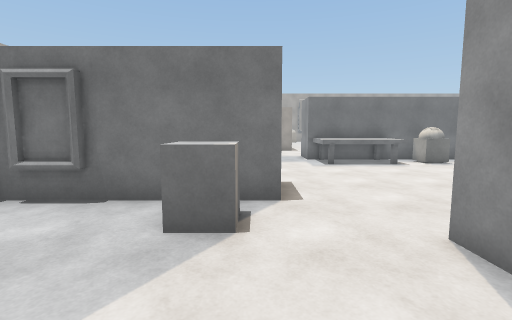
[1] (above)

22 first-person views from a walk through a 3-D level made in the Unity game engine. The camera is 1.4 m above the floor, tilts 6° down and sees 85° across. The floor is counted in squares, 1 m on a side. Each view is taken from the middle of a square. On the plan, view 1 faces up. The plan holds only what a view shows up to about 14 squares ahead; the rest is blank. The place goes on beyond the plan. Surface patterns are stand-ins for the level's own textures.

[2]
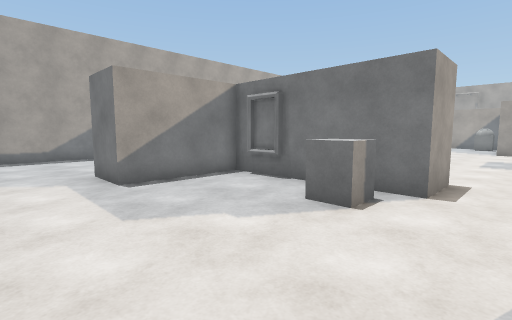

[3]
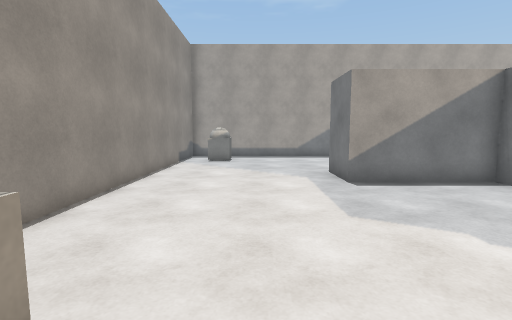

[4]
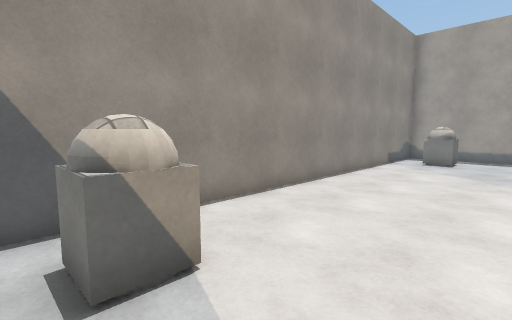

[5]
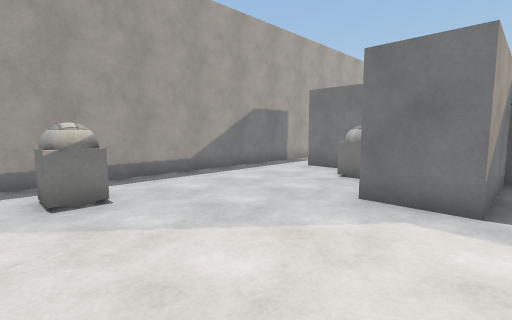

[6]
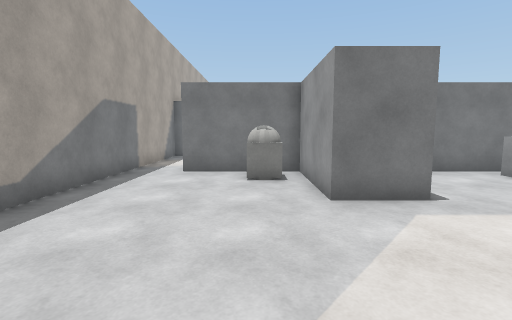

[7]
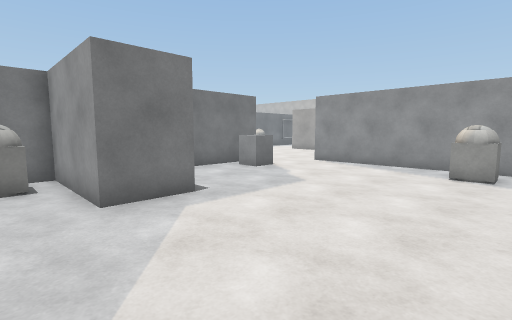

[8]
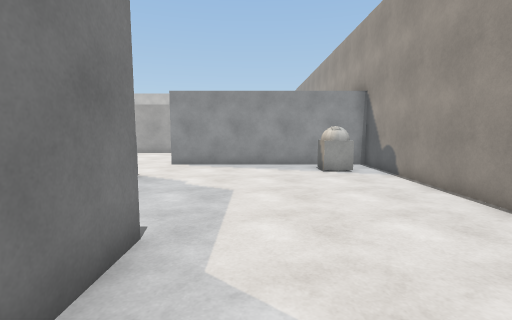

[9]
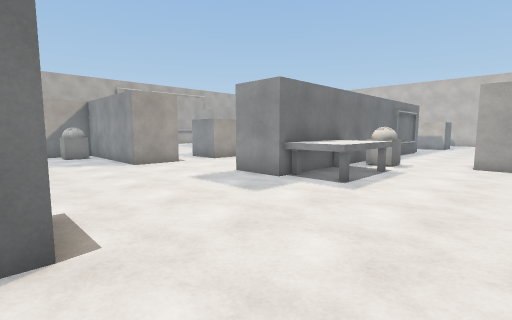

[10]
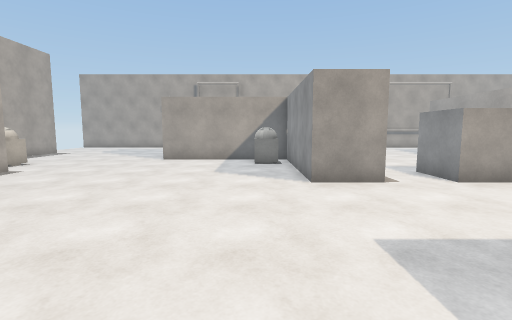

[11]
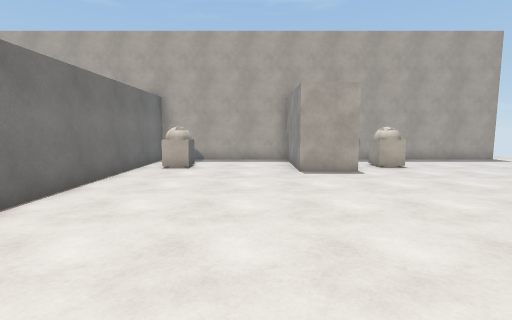

[12]
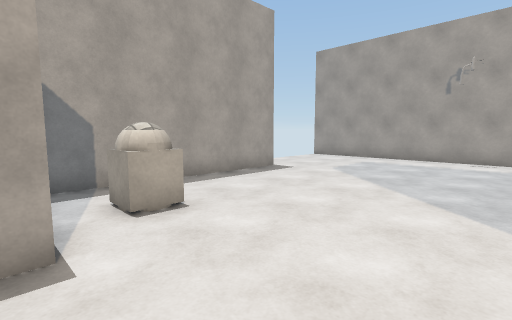

[13]
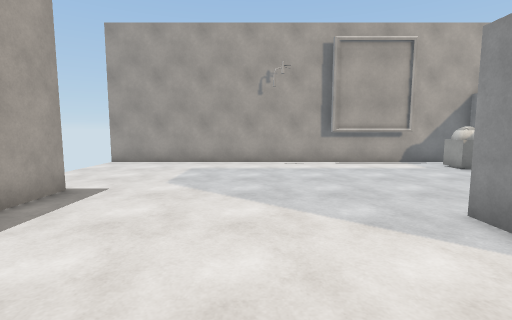

[14]
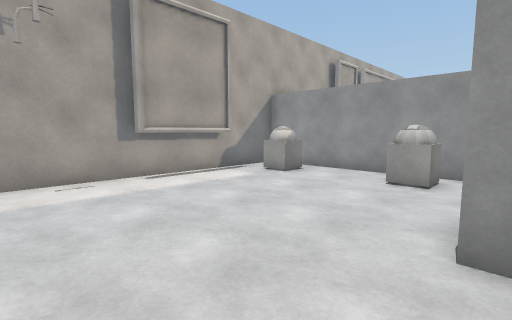

[15]
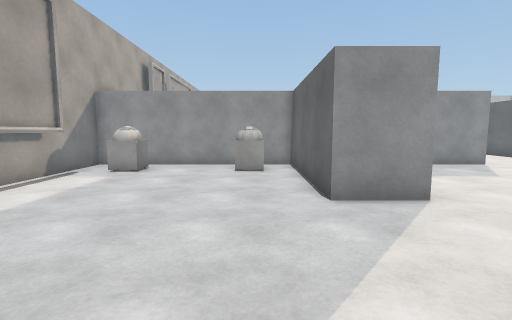

[16]
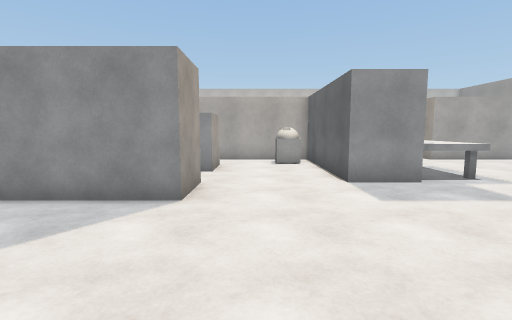

[17]
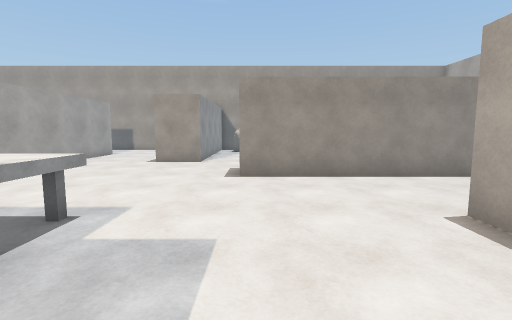

[18]
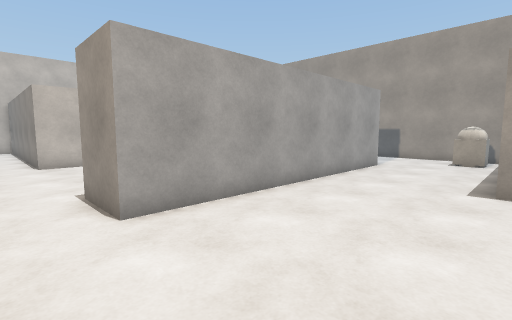

[19]
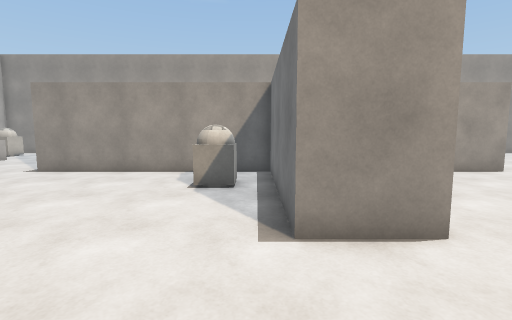

[20]
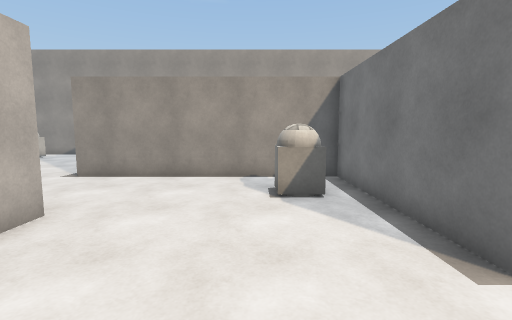

[21]
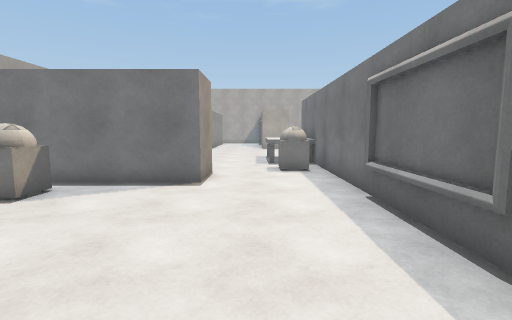

[22]
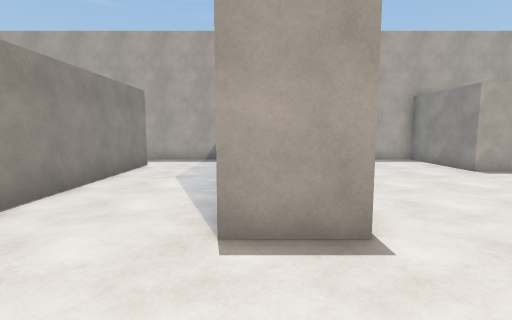

### Floor plan
Points are (right, up) in squares from view 1. A wall is a line through its corners. A room is listed if a view was taken in it or the views show most of it. See-through windows are left out.
Room 1 (views 1, 2, 3, 4, 5, 6, 7, 8)
walls: (-0.3, 3.7) (-1.3, 3.7) (-1.3, 4.8); (-1.5, 5.5) (-5.5, 5.5) (-5.5, 1.5) (-7.5, 1.5) (-7.5, 5.5) (-11.5, 5.5); (-13.5, 7.4) (-13.5, -4.5) (2.5, -4.5) (2.5, 3.5)
low walls: (-3.4, 5.3) (-4.8, 5.3)
ways out: opening at (-12.5, 6.5) to room 2; opening at (0, 3.2) to room 2; gap at (-1, 5) to room 2
objects: other object (-12, -3) to (-11, -2); other object (-9, 4) to (-8, 5); other object (1, -3) to (1, -2)
Room 2 (views 9, 10, 11, 12, 13, 14, 15, 16, 17, 18, 19, 20, 21, 22)
walls: (-3.5, 13.6) (-3.5, 11.5) (-4, 11.5); (2.6, 19.5) (0.5, 19.5) (0.5, 25.5) (-5.5, 25.5) (-5.5, 27.5) (0.5, 27.5) (0.5, 35.5) (-15.5, 35.5); (6.5, 19.5) (4.5, 19.5); (-0.3, 4.8) (-0.3, 3.7); (-9.5, 21.6) (-9.5, 19.5) (-13.5, 19.5) (-13.5, 13.5) (-4.8, 13.5); (2.5, 3.5) (4.5, 3.5); (-11.5, 7.5) (0.5, 7.5) (0.5, 5.5) (-1.5, 5.5); (-13.5, 10.1) (-13.5, 7.4); (15.5, 13.5) (2.5, 13.5) (2.5, 15.5) (8.5, 15.5) (8.5, 19.8); (8.5, -0.6) (8.5, 9.5) (10.5, 9.5) (10.5, 3.5) (18.5, 3.5); (16.5, 7.5) (16.5, 9.5) (18.5, 9.5); (-13.5, 29.6) (-13.5, 22); (-2.4, 34.9) (-5.8, 34.9); (5, -4.5) (8.5, -4.5); (-2.4, 35) (-5.8, 35)
low walls: (6.3, 12) (6.3, 11.5) (2.7, 11.5) (2.7, 13.5); (15.5, 13.3) (12, 13.3)
ways out: opening at (-12.5, 6.5) to room 1; opening at (0, 3.2) to room 1; gap at (-1, 5) to room 1; opening at (3.5, 20.5)
objects: other object (-12, 23) to (-11, 24); other object (-11, 15); other object (-1, 24) to (0, 25); other object (-1, 29) to (-1, 30); other object (-1, 33) to (-1, 34); other object (5, -3) to (6, -3); other object (7, 12) to (8, 13); other object (7, 16) to (8, 17); other object (12, 5) to (12, 6)

Positions as (right, up) in squares from view 1, and headings:
1: (0, 0), facing up
2: (2, -1), facing up-left
3: (2, -1), facing left
4: (2, 0), facing down-left
5: (-5, -4), facing up-left
6: (-9, -4), facing up
7: (-9, -4), facing up-right
8: (-9, 0), facing right
9: (-4, 8), facing up-right
10: (-1, 12), facing up
11: (0, 18), facing left
12: (-6, 21), facing up-left
13: (-9, 23), facing up
14: (-9, 27), facing up-right
15: (-11, 29), facing right
16: (-5, 18), facing right
17: (0, 16), facing down
18: (4, 11), facing down-right
19: (11, 13), facing down
20: (13, 12), facing down
21: (18, 11), facing left
22: (0, 12), facing left
